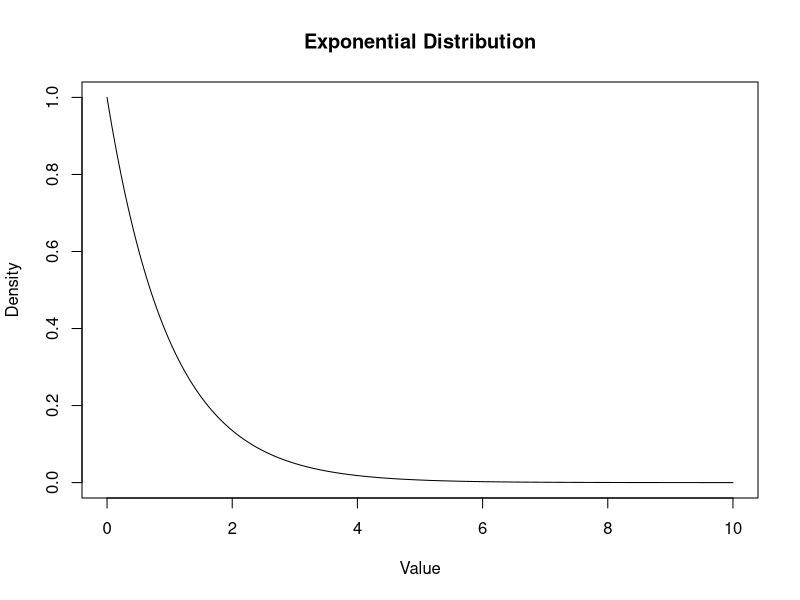
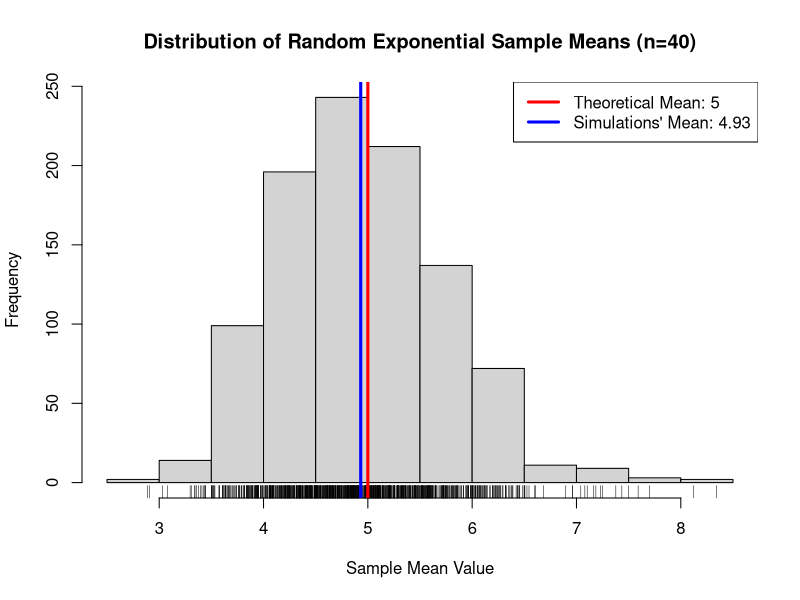
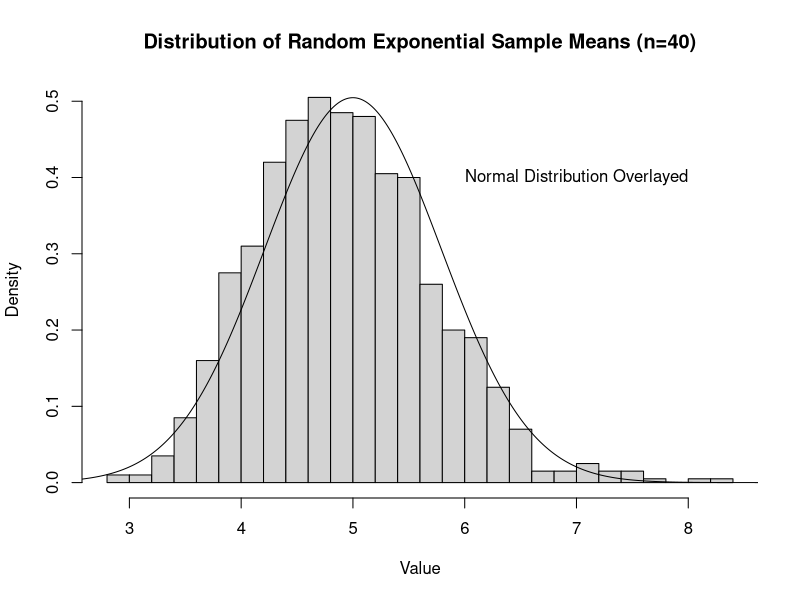

Source code (R) for these figures, in order:
## ---- chunk 1
knitr::opts_chunk$set(echo = TRUE)
## ---- chunk 2
x <- seq(0,10,length.out=10000)
df <- data.frame(x = x, y = dexp(x))
plot(df, type="l", main = "Exponential Distribution", xlab="Value", ylab="Density")
## ---- chunk 3
lambda <- 0.2 ## Rate parameter in exp distribution
n <- 40 ## Number of exp vars per sample
s <- 1000 ## Number of sims
set.seed(seed = 1067)
dat <- matrix(data = rexp(n*s, rate = lambda), nrow = 1000, ncol = 40)
means <- apply(dat, 1, mean)
distb_mean <- mean(means)
distb_var <- var(means)
distb_sd <- sd(means)
data.frame(
    Mean = distb_mean, 
    Variance = distb_var, 
    Standard.Deviation = distb_sd, 
    row.names = "Summary Statistics")
## ---- chunk 4
hist(means, main="Distribution of Random Exponential Sample Means (n=40)",
     xlab="Sample Mean Value")
rug(means)
abline(v=distb_mean,lwd=3,col="blue")
abline(v=5,lwd=3,col="red")
legend("topright", legend = c("Theoretical Mean: 5",paste("Simulations' Mean:", as.character(round(distb_mean, 2)))), col=c("red","blue"), lty=1, lwd=3)
## ---- chunk 5
hist(means, main="Distribution of Random Exponential Sample Means (n=40)",
     xlab="Value", freq=FALSE, breaks=30)
x <- seq(0,10,length.out=10000)
dfnorm <- data.frame(x = x, y = dnorm(x, 5, sqrt(5/8)))
lines(dfnorm)
text(7, 0.4, "Normal Distribution Overlayed")
## ---- chunk 6
pct <- seq(0,1,length.out=11)
dfquantiles <- data.frame(Cumulative.Probability.Below = pct,
    Distribution.Quantiles = quantile(means, probs=pct),
    Normal.Quantiles = qnorm(pct, 5, sqrt(5/8)))
dfquantiles
